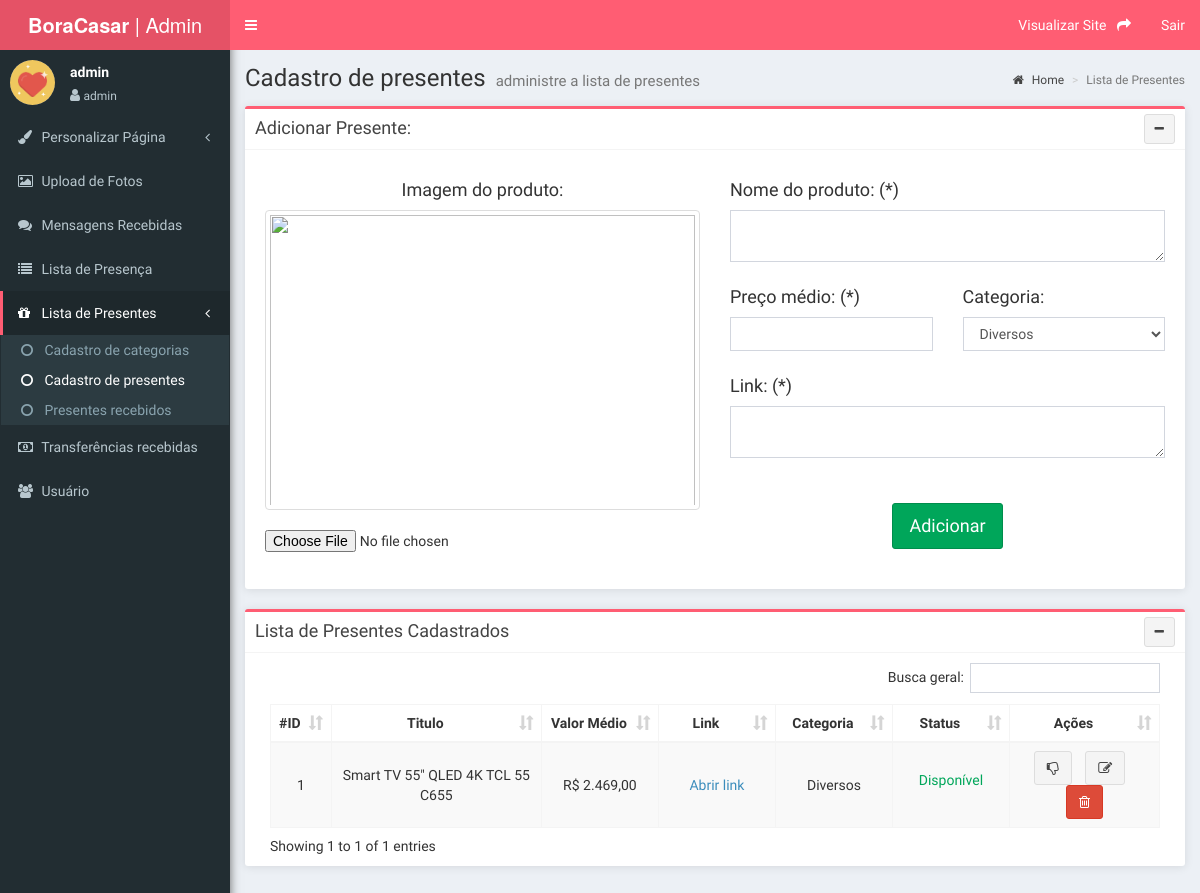
Page /presentes (signed in) on the committed database.
### tables this page shows
CREATE TABLE `lista_presentes` (
  `id` int NOT NULL AUTO_INCREMENT,
  `titulo` text DEFAULT NULL,
  `valor` decimal(28,0) DEFAULT NULL,
  `link` text,
  `confirmacao` varchar(45) DEFAULT NULL,
  `imagem` text,
  `codCategoria` int DEFAULT NULL,
  `nome_pessoa` text,
  `telefone` text,
  `data` date DEFAULT NULL,
  PRIMARY KEY (`id`)
);

CREATE TABLE `categorias` (
  `id` int NOT NULL AUTO_INCREMENT,
  `nome` varchar(45) DEFAULT NULL,
  PRIMARY KEY (`id`)
);

### banco-meusite.php (called while the page is built, shortened)
<?php
function listaPresentes($conexao) {
    $presentes = array();
    $query = "select *,lp.id as id, c.nome as categoria from lista_presentes as lp join categorias as c
    on lp.codCategoria = c.id order by titulo asc, categoria asc";
    $resultado = mysqli_query($conexao, $query);
    while ($presente_array = mysqli_fetch_assoc($resultado)) {
        $presente = new Presente();
        $presente->id = $presente_array['id'];
        $presente->titulo = $presente_array['titulo'];
        $presente->valor = $presente_array['valor'];
        $presente->link = $presente_array['link'];
        $presente->categoria = $presente_array['categoria'];
        $presente->confirmacao = $presente_array['confirmacao'];
        $presente->imagem = $presente_array['imagem'];
        $presente->nome_pessoa = $presente_array['nome_pessoa'];
        $presente->telefone = $presente_array['telefone'];
        $presente->data = $presente_array['data'];
        array_push($presentes, $presente);
    }
    return $presentes;
}
function listaCategorias($conexao) {
    $categorias = array();
    $query = "select * from categorias order by nome asc ";
    $resultado = mysqli_query($conexao, $query);
    while ($categoria = mysqli_fetch_assoc($resultado)) {
        array_push($categorias, $categoria);
    }
    return $categorias;
}

### presentes.php (the view, shortened to what this page needs)
<?php
require_once 'header.php';
require_once 'conecta.php';
require_once 'banco-meusite.php';
$presentes = listaPresentes($conexao);
$categorias = listaCategorias($conexao);
?>
  <div class="content-wrapper">
    <section class="content-header">
      <h1>
        Cadastro de presentes
        <small>administre a lista de presentes</small>
      </h1>
      <ol class="breadcrumb">
        <li><a href="/"><i class="fa fa-home"></i> Home</a></li>
        <li class="active">Lista de Presentes</li>
      </ol>
    </section>
    <section class="content">
  <form action="adiciona-presente.php" method="POST" enctype="multipart/form-data">
    <div class="box">
      <div class="box-header with-border">
        <h3 class="box-title">Adicionar Presente:</h3>
        <div class="pull-right box-tools">
          <button type="button" class="btn btn-default btn-sm" data-widget="collapse" data-toggle="tooltip" title="" data-original-title="Collapse">
            <i class="fa fa-minus"></i></button>
        </div>
      </div>
      <div class="box-body pad" style="">
        <div class="box-body">
          <div class="row">
            <div class="col-md-6">
                <div class="form-group text-center">
                  <h4>Imagem do produto:</h4>
                  <img id="blah" src="img/img.jpg" class="thumbnail img-rounded img-md"/>
                  <input type='file' id="imgInp" type="file" name="imagem" class="form-control-file" accept=".jpg, .jpeg, .heic, .webp">
                </div>
            </div>
            <div class="col-md-6">
                <div class="form-group">
                  <h4>Nome do produto: (*)</h4>
                  <textarea name="titulo" class="form-control"></textarea>
                </div>
            </div>
            <div class="col-md-3">
                <div class="form-group">
                  <h4>Preço médio: (*)</h4>
                  <input name="valor" class="form-control money" required>
                </div>
            </div>
            <div class="col-md-3">
              <div class="form-group">
                <h4>Categoria:</h4>
                <select name="codCategoria" class="form-control">
                  <?php foreach($categorias as $categoria) :?>
                  <option value="<?=$categoria['id']?>">
                    <?=$categoria['nome']?>
                   </option>
                   <?php endforeach ?>
                </select>
              </div>
            </div>
            <div class="col-md-6">
                <div class="form-group">
                  <h4>Link: (*)</h4>
                  <textarea name="link" class="form-control"></textarea>
                </div>
            </div>
            <div class="col-md-6">
              <div class="row">
                <div class="center-block text-center mt-2">
                  <input type="submit" class="btn btn-success btn-lg margin-bottom margin" value="Adicionar">
                </div>
              </div>
            </div>
          </div>
        </div>
      </div>
    </div>
  </form>
        <div class="box">
          <div class="box-header with-border">
            <h3 class="box-title">Lista de Presentes Cadastrados</h3>
            <div class="pull-right box-tools">
              <button type="button" class="btn btn-default btn-sm" data-widget="collapse" data-toggle="tooltip" title="" data-original-title="Collapse">
                <i class="fa fa-minus"></i></button>
            </div>
          </div>
          <div class="box-body pad" style="">
              <div class="col-xs-12">
                <table id="tabela" class="table table-bordered table-striped text-center">
                  <thead>
                  <tr>
                    <th>#ID</th>
                    <th>Titulo</th>
                    <th>Valor Médio</th>
                    <th>Link</th>
                    <th>Categoria</th>
                    <th>Status</th>
                    <th>Ações</th>
                  </tr>
                  </thead>
                  <tbody>
                  <?php
                  foreach ($presentes as $presente) {
                  ?>
                        <td><?= $presente->id ?></td>
                        <td><?= $presente->titulo ?></td>
                        <td>R$ <?= number_format( $presente->valor, 2, ',', '.' ) ?></td>
                        <td><a href="<?= $presente->link ?>" target="_blank">Abrir link</a></td>
                        <td><?= $presente->categoria ?></td>
                        <td>
                        <?php
                          if($presente->confirmacao == 1) {
                        ?>
                          <p style="color: gray;">Adquirido</p>
                        <?php
                          } else {
                        ?>
                          <p style="color: #00a65a;">Disponível</p>
                        <?php
                          }
                        ?>
                        </td>
                        <td class="text-center">
                          <a href="form-recebe?id=<?= $presente->id ?>" class="btn btn-default mr-1"><i class="fa fa-thumbs-o-down"></i></a>
                          <a href="form-presente?id=<?= $presente->id ?>" class="btn btn-default mr-1"><i class="fa fa-edit"></i></a>
                          <button type="button" class="btn btn-danger" data-toggle="modal" data-target="#modal-excluir-<?= $presente->id ?>"><i class="fa fa-trash-o"></i></button>
                        </td>
                  <?php
                  }
                  ?>
                  </tbody>
                </table>
              </div>
            </div>
        </div>
    </section>
  </div>
<?php
require_once 'footer.php';
?>

### rows in the picture
lista_presentes: id "1", titulo "Smart TV 55\" QLED 4K TCL 55C655", valor "2.469,00", categorias.nome "Diversos", shows "Disponível"

### other values in the picture
$_SESSION["usuario_nome"] "admin"
$_SESSION["usuario_permissao"] "admin"
form field codCategoria "Diversos"
